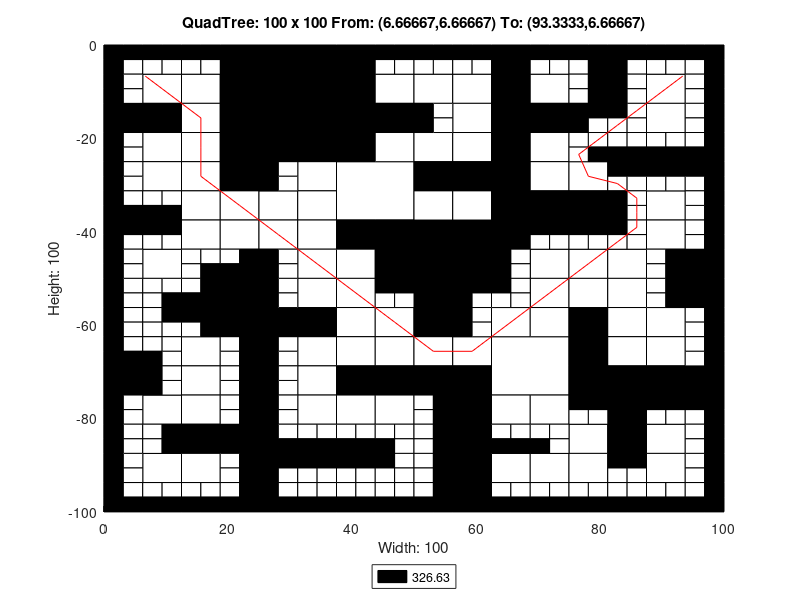

The MATLAB source for this figure:
axis([0 100 -100 0]);
title('QuadTree: 100 x 100 From: (6.66667,6.66667) To: (93.3333,6.66667)');
xlabel('Width: 100');
ylabel('Height: 100');
rectangle('Position',[25 -12.5 12.5 12.5], 'FaceColor',[0 0 0]);
rectangle('Position',[25 -25 12.5 12.5], 'FaceColor',[0 0 0]);
rectangle('Position',[37.5 -37.5 12.5 12.5], 'FaceColor',[1 1 1]);
rectangle('Position',[50 -50 12.5 12.5], 'FaceColor',[0 0 0]);
rectangle('Position',[62.5 -75 12.5 12.5], 'FaceColor',[1 1 1]);
rectangle('Position',[6.25 -12.5 6.25 6.25], 'FaceColor',[1 1 1]);
rectangle('Position',[18.75 -6.25 6.25 6.25], 'FaceColor',[0 0 0]);
rectangle('Position',[12.5 -12.5 6.25 6.25], 'FaceColor',[1 1 1]);
rectangle('Position',[18.75 -12.5 6.25 6.25], 'FaceColor',[0 0 0]);
rectangle('Position',[0 -18.75 6.25 6.25], 'FaceColor',[0 0 0]);
rectangle('Position',[6.25 -18.75 6.25 6.25], 'FaceColor',[0 0 0]);
rectangle('Position',[6.25 -25 6.25 6.25], 'FaceColor',[1 1 1]);
rectangle('Position',[12.5 -18.75 6.25 6.25], 'FaceColor',[1 1 1]);
rectangle('Position',[18.75 -18.75 6.25 6.25], 'FaceColor',[0 0 0]);
rectangle('Position',[12.5 -25 6.25 6.25], 'FaceColor',[1 1 1]);
rectangle('Position',[18.75 -25 6.25 6.25], 'FaceColor',[0 0 0]);
rectangle('Position',[37.5 -6.25 6.25 6.25], 'FaceColor',[0 0 0]);
rectangle('Position',[37.5 -12.5 6.25 6.25], 'FaceColor',[0 0 0]);
rectangle('Position',[43.75 -12.5 6.25 6.25], 'FaceColor',[1 1 1]);
rectangle('Position',[37.5 -18.75 6.25 6.25], 'FaceColor',[0 0 0]);
rectangle('Position',[43.75 -18.75 6.25 6.25], 'FaceColor',[0 0 0]);
rectangle('Position',[37.5 -25 6.25 6.25], 'FaceColor',[0 0 0]);
rectangle('Position',[43.75 -25 6.25 6.25], 'FaceColor',[1 1 1]);
rectangle('Position',[6.25 -31.25 6.25 6.25], 'FaceColor',[1 1 1]);
rectangle('Position',[12.5 -31.25 6.25 6.25], 'FaceColor',[1 1 1]);
rectangle('Position',[18.75 -31.25 6.25 6.25], 'FaceColor',[0 0 0]);
rectangle('Position',[12.5 -37.5 6.25 6.25], 'FaceColor',[1 1 1]);
rectangle('Position',[18.75 -37.5 6.25 6.25], 'FaceColor',[1 1 1]);
rectangle('Position',[6.25 -50 6.25 6.25], 'FaceColor',[1 1 1]);
rectangle('Position',[12.5 -43.75 6.25 6.25], 'FaceColor',[1 1 1]);
rectangle('Position',[18.75 -43.75 6.25 6.25], 'FaceColor',[1 1 1]);
rectangle('Position',[31.25 -31.25 6.25 6.25], 'FaceColor',[1 1 1]);
rectangle('Position',[25 -37.5 6.25 6.25], 'FaceColor',[1 1 1]);
rectangle('Position',[31.25 -37.5 6.25 6.25], 'FaceColor',[1 1 1]);
rectangle('Position',[25 -43.75 6.25 6.25], 'FaceColor',[1 1 1]);
rectangle('Position',[31.25 -43.75 6.25 6.25], 'FaceColor',[1 1 1]);
rectangle('Position',[31.25 -50 6.25 6.25], 'FaceColor',[1 1 1]);
rectangle('Position',[37.5 -43.75 6.25 6.25], 'FaceColor',[0 0 0]);
rectangle('Position',[43.75 -43.75 6.25 6.25], 'FaceColor',[0 0 0]);
rectangle('Position',[37.5 -50 6.25 6.25], 'FaceColor',[1 1 1]);
rectangle('Position',[43.75 -50 6.25 6.25], 'FaceColor',[0 0 0]);
rectangle('Position',[50 -12.5 6.25 6.25], 'FaceColor',[1 1 1]);
rectangle('Position',[56.25 -12.5 6.25 6.25], 'FaceColor',[1 1 1]);
rectangle('Position',[62.5 -6.25 6.25 6.25], 'FaceColor',[0 0 0]);
rectangle('Position',[62.5 -12.5 6.25 6.25], 'FaceColor',[0 0 0]);
rectangle('Position',[68.75 -12.5 6.25 6.25], 'FaceColor',[1 1 1]);
rectangle('Position',[56.25 -18.75 6.25 6.25], 'FaceColor',[1 1 1]);
rectangle('Position',[50 -25 6.25 6.25], 'FaceColor',[1 1 1]);
rectangle('Position',[56.25 -25 6.25 6.25], 'FaceColor',[1 1 1]);
rectangle('Position',[62.5 -18.75 6.25 6.25], 'FaceColor',[0 0 0]);
rectangle('Position',[68.75 -18.75 6.25 6.25], 'FaceColor',[0 0 0]);
rectangle('Position',[62.5 -25 6.25 6.25], 'FaceColor',[0 0 0]);
rectangle('Position',[68.75 -25 6.25 6.25], 'FaceColor',[1 1 1]);
rectangle('Position',[87.5 -12.5 6.25 6.25], 'FaceColor',[1 1 1]);
rectangle('Position',[87.5 -18.75 6.25 6.25], 'FaceColor',[1 1 1]);
rectangle('Position',[50 -31.25 6.25 6.25], 'FaceColor',[0 0 0]);
rectangle('Position',[56.25 -31.25 6.25 6.25], 'FaceColor',[0 0 0]);
rectangle('Position',[50 -37.5 6.25 6.25], 'FaceColor',[1 1 1]);
rectangle('Position',[56.25 -37.5 6.25 6.25], 'FaceColor',[1 1 1]);
rectangle('Position',[62.5 -31.25 6.25 6.25], 'FaceColor',[0 0 0]);
rectangle('Position',[68.75 -31.25 6.25 6.25], 'FaceColor',[1 1 1]);
rectangle('Position',[62.5 -37.5 6.25 6.25], 'FaceColor',[0 0 0]);
rectangle('Position',[68.75 -37.5 6.25 6.25], 'FaceColor',[0 0 0]);
rectangle('Position',[62.5 -43.75 6.25 6.25], 'FaceColor',[0 0 0]);
rectangle('Position',[68.75 -50 6.25 6.25], 'FaceColor',[1 1 1]);
rectangle('Position',[75 -31.25 6.25 6.25], 'FaceColor',[1 1 1]);
rectangle('Position',[75 -37.5 6.25 6.25], 'FaceColor',[0 0 0]);
rectangle('Position',[87.5 -37.5 6.25 6.25], 'FaceColor',[1 1 1]);
rectangle('Position',[75 -50 6.25 6.25], 'FaceColor',[1 1 1]);
rectangle('Position',[81.25 -50 6.25 6.25], 'FaceColor',[1 1 1]);
rectangle('Position',[87.5 -43.75 6.25 6.25], 'FaceColor',[1 1 1]);
rectangle('Position',[93.75 -50 6.25 6.25], 'FaceColor',[0 0 0]);
rectangle('Position',[18.75 -56.25 6.25 6.25], 'FaceColor',[0 0 0]);
rectangle('Position',[18.75 -62.5 6.25 6.25], 'FaceColor',[0 0 0]);
rectangle('Position',[0 -75 6.25 6.25], 'FaceColor',[0 0 0]);
rectangle('Position',[12.5 -68.75 6.25 6.25], 'FaceColor',[1 1 1]);
rectangle('Position',[12.5 -75 6.25 6.25], 'FaceColor',[1 1 1]);
rectangle('Position',[31.25 -56.25 6.25 6.25], 'FaceColor',[1 1 1]);
rectangle('Position',[25 -62.5 6.25 6.25], 'FaceColor',[0 0 0]);
rectangle('Position',[31.25 -62.5 6.25 6.25], 'FaceColor',[0 0 0]);
rectangle('Position',[37.5 -56.25 6.25 6.25], 'FaceColor',[1 1 1]);
rectangle('Position',[37.5 -62.5 6.25 6.25], 'FaceColor',[1 1 1]);
rectangle('Position',[43.75 -62.5 6.25 6.25], 'FaceColor',[1 1 1]);
rectangle('Position',[31.25 -68.75 6.25 6.25], 'FaceColor',[1 1 1]);
rectangle('Position',[31.25 -75 6.25 6.25], 'FaceColor',[1 1 1]);
rectangle('Position',[37.5 -68.75 6.25 6.25], 'FaceColor',[1 1 1]);
rectangle('Position',[43.75 -68.75 6.25 6.25], 'FaceColor',[1 1 1]);
rectangle('Position',[37.5 -75 6.25 6.25], 'FaceColor',[0 0 0]);
rectangle('Position',[43.75 -75 6.25 6.25], 'FaceColor',[0 0 0]);
rectangle('Position',[6.25 -81.25 6.25 6.25], 'FaceColor',[1 1 1]);
rectangle('Position',[12.5 -81.25 6.25 6.25], 'FaceColor',[1 1 1]);
rectangle('Position',[12.5 -87.5 6.25 6.25], 'FaceColor',[0 0 0]);
rectangle('Position',[18.75 -87.5 6.25 6.25], 'FaceColor',[0 0 0]);
rectangle('Position',[6.25 -93.75 6.25 6.25], 'FaceColor',[1 1 1]);
rectangle('Position',[12.5 -93.75 6.25 6.25], 'FaceColor',[1 1 1]);
rectangle('Position',[31.25 -81.25 6.25 6.25], 'FaceColor',[1 1 1]);
rectangle('Position',[37.5 -81.25 6.25 6.25], 'FaceColor',[1 1 1]);
rectangle('Position',[43.75 -81.25 6.25 6.25], 'FaceColor',[1 1 1]);
rectangle('Position',[50 -56.25 6.25 6.25], 'FaceColor',[0 0 0]);
rectangle('Position',[50 -62.5 6.25 6.25], 'FaceColor',[0 0 0]);
rectangle('Position',[68.75 -56.25 6.25 6.25], 'FaceColor',[1 1 1]);
rectangle('Position',[62.5 -62.5 6.25 6.25], 'FaceColor',[1 1 1]);
rectangle('Position',[68.75 -62.5 6.25 6.25], 'FaceColor',[1 1 1]);
rectangle('Position',[50 -68.75 6.25 6.25], 'FaceColor',[1 1 1]);
rectangle('Position',[56.25 -68.75 6.25 6.25], 'FaceColor',[1 1 1]);
rectangle('Position',[50 -75 6.25 6.25], 'FaceColor',[0 0 0]);
rectangle('Position',[56.25 -75 6.25 6.25], 'FaceColor',[0 0 0]);
rectangle('Position',[75 -56.25 6.25 6.25], 'FaceColor',[1 1 1]);
rectangle('Position',[81.25 -56.25 6.25 6.25], 'FaceColor',[1 1 1]);
rectangle('Position',[75 -62.5 6.25 6.25], 'FaceColor',[0 0 0]);
rectangle('Position',[81.25 -62.5 6.25 6.25], 'FaceColor',[1 1 1]);
rectangle('Position',[93.75 -56.25 6.25 6.25], 'FaceColor',[0 0 0]);
rectangle('Position',[87.5 -62.5 6.25 6.25], 'FaceColor',[1 1 1]);
rectangle('Position',[75 -68.75 6.25 6.25], 'FaceColor',[0 0 0]);
rectangle('Position',[81.25 -68.75 6.25 6.25], 'FaceColor',[1 1 1]);
rectangle('Position',[75 -75 6.25 6.25], 'FaceColor',[0 0 0]);
rectangle('Position',[81.25 -75 6.25 6.25], 'FaceColor',[0 0 0]);
rectangle('Position',[87.5 -68.75 6.25 6.25], 'FaceColor',[1 1 1]);
rectangle('Position',[87.5 -75 6.25 6.25], 'FaceColor',[0 0 0]);
rectangle('Position',[93.75 -75 6.25 6.25], 'FaceColor',[0 0 0]);
rectangle('Position',[56.25 -81.25 6.25 6.25], 'FaceColor',[0 0 0]);
rectangle('Position',[56.25 -87.5 6.25 6.25], 'FaceColor',[0 0 0]);
rectangle('Position',[62.5 -81.25 6.25 6.25], 'FaceColor',[1 1 1]);
rectangle('Position',[68.75 -81.25 6.25 6.25], 'FaceColor',[1 1 1]);
rectangle('Position',[56.25 -93.75 6.25 6.25], 'FaceColor',[0 0 0]);
rectangle('Position',[56.25 -100 6.25 6.25], 'FaceColor',[0 0 0]);
rectangle('Position',[62.5 -93.75 6.25 6.25], 'FaceColor',[1 1 1]);
rectangle('Position',[68.75 -93.75 6.25 6.25], 'FaceColor',[1 1 1]);
rectangle('Position',[81.25 -81.25 6.25 6.25], 'FaceColor',[0 0 0]);
rectangle('Position',[75 -87.5 6.25 6.25], 'FaceColor',[1 1 1]);
rectangle('Position',[81.25 -87.5 6.25 6.25], 'FaceColor',[0 0 0]);
rectangle('Position',[87.5 -87.5 6.25 6.25], 'FaceColor',[1 1 1]);
rectangle('Position',[75 -93.75 6.25 6.25], 'FaceColor',[1 1 1]);
rectangle('Position',[87.5 -93.75 6.25 6.25], 'FaceColor',[1 1 1]);
rectangle('Position',[0 -3.125 3.125 3.125], 'FaceColor',[0 0 0]);
rectangle('Position',[3.125 -3.125 3.125 3.125], 'FaceColor',[0 0 0]);
rectangle('Position',[0 -6.25 3.125 3.125], 'FaceColor',[0 0 0]);
rectangle('Position',[3.125 -6.25 3.125 3.125], 'FaceColor',[1 1 1]);
rectangle('Position',[6.25 -3.125 3.125 3.125], 'FaceColor',[0 0 0]);
rectangle('Position',[9.375 -3.125 3.125 3.125], 'FaceColor',[0 0 0]);
rectangle('Position',[6.25 -6.25 3.125 3.125], 'FaceColor',[1 1 1]);
rectangle('Position',[9.375 -6.25 3.125 3.125], 'FaceColor',[1 1 1]);
rectangle('Position',[0 -9.375 3.125 3.125], 'FaceColor',[0 0 0]);
rectangle('Position',[3.125 -9.375 3.125 3.125], 'FaceColor',[1 1 1]);
rectangle('Position',[0 -12.5 3.125 3.125], 'FaceColor',[0 0 0]);
rectangle('Position',[3.125 -12.5 3.125 3.125], 'FaceColor',[1 1 1]);
rectangle('Position',[12.5 -3.125 3.125 3.125], 'FaceColor',[0 0 0]);
rectangle('Position',[15.625 -3.125 3.125 3.125], 'FaceColor',[0 0 0]);
rectangle('Position',[12.5 -6.25 3.125 3.125], 'FaceColor',[1 1 1]);
rectangle('Position',[15.625 -6.25 3.125 3.125], 'FaceColor',[1 1 1]);
rectangle('Position',[0 -21.875 3.125 3.125], 'FaceColor',[0 0 0]);
rectangle('Position',[3.125 -21.875 3.125 3.125], 'FaceColor',[1 1 1]);
rectangle('Position',[0 -25 3.125 3.125], 'FaceColor',[0 0 0]);
rectangle('Position',[3.125 -25 3.125 3.125], 'FaceColor',[1 1 1]);
rectangle('Position',[43.75 -3.125 3.125 3.125], 'FaceColor',[0 0 0]);
rectangle('Position',[46.875 -3.125 3.125 3.125], 'FaceColor',[0 0 0]);
rectangle('Position',[43.75 -6.25 3.125 3.125], 'FaceColor',[1 1 1]);
rectangle('Position',[46.875 -6.25 3.125 3.125], 'FaceColor',[1 1 1]);
rectangle('Position',[0 -28.125 3.125 3.125], 'FaceColor',[0 0 0]);
rectangle('Position',[3.125 -28.125 3.125 3.125], 'FaceColor',[1 1 1]);
rectangle('Position',[0 -31.25 3.125 3.125], 'FaceColor',[0 0 0]);
rectangle('Position',[3.125 -31.25 3.125 3.125], 'FaceColor',[1 1 1]);
rectangle('Position',[0 -34.375 3.125 3.125], 'FaceColor',[0 0 0]);
rectangle('Position',[3.125 -34.375 3.125 3.125], 'FaceColor',[1 1 1]);
rectangle('Position',[0 -37.5 3.125 3.125], 'FaceColor',[0 0 0]);
rectangle('Position',[3.125 -37.5 3.125 3.125], 'FaceColor',[0 0 0]);
rectangle('Position',[6.25 -34.375 3.125 3.125], 'FaceColor',[1 1 1]);
rectangle('Position',[9.375 -34.375 3.125 3.125], 'FaceColor',[1 1 1]);
rectangle('Position',[6.25 -37.5 3.125 3.125], 'FaceColor',[0 0 0]);
rectangle('Position',[9.375 -37.5 3.125 3.125], 'FaceColor',[0 0 0]);
rectangle('Position',[0 -40.625 3.125 3.125], 'FaceColor',[0 0 0]);
rectangle('Position',[3.125 -40.625 3.125 3.125], 'FaceColor',[0 0 0]);
rectangle('Position',[0 -43.75 3.125 3.125], 'FaceColor',[0 0 0]);
rectangle('Position',[3.125 -43.75 3.125 3.125], 'FaceColor',[1 1 1]);
rectangle('Position',[6.25 -40.625 3.125 3.125], 'FaceColor',[0 0 0]);
rectangle('Position',[9.375 -40.625 3.125 3.125], 'FaceColor',[0 0 0]);
rectangle('Position',[6.25 -43.75 3.125 3.125], 'FaceColor',[1 1 1]);
rectangle('Position',[9.375 -43.75 3.125 3.125], 'FaceColor',[1 1 1]);
rectangle('Position',[0 -46.875 3.125 3.125], 'FaceColor',[0 0 0]);
rectangle('Position',[3.125 -46.875 3.125 3.125], 'FaceColor',[1 1 1]);
rectangle('Position',[0 -50 3.125 3.125], 'FaceColor',[0 0 0]);
rectangle('Position',[3.125 -50 3.125 3.125], 'FaceColor',[1 1 1]);
rectangle('Position',[12.5 -46.875 3.125 3.125], 'FaceColor',[1 1 1]);
rectangle('Position',[15.625 -46.875 3.125 3.125], 'FaceColor',[1 1 1]);
rectangle('Position',[12.5 -50 3.125 3.125], 'FaceColor',[1 1 1]);
rectangle('Position',[15.625 -50 3.125 3.125], 'FaceColor',[0 0 0]);
rectangle('Position',[18.75 -46.875 3.125 3.125], 'FaceColor',[1 1 1]);
rectangle('Position',[21.875 -46.875 3.125 3.125], 'FaceColor',[0 0 0]);
rectangle('Position',[18.75 -50 3.125 3.125], 'FaceColor',[0 0 0]);
rectangle('Position',[21.875 -50 3.125 3.125], 'FaceColor',[0 0 0]);
rectangle('Position',[25 -28.125 3.125 3.125], 'FaceColor',[0 0 0]);
rectangle('Position',[28.125 -28.125 3.125 3.125], 'FaceColor',[1 1 1]);
rectangle('Position',[25 -31.25 3.125 3.125], 'FaceColor',[0 0 0]);
rectangle('Position',[28.125 -31.25 3.125 3.125], 'FaceColor',[1 1 1]);
rectangle('Position',[25 -46.875 3.125 3.125], 'FaceColor',[0 0 0]);
rectangle('Position',[28.125 -46.875 3.125 3.125], 'FaceColor',[1 1 1]);
rectangle('Position',[25 -50 3.125 3.125], 'FaceColor',[0 0 0]);
rectangle('Position',[28.125 -50 3.125 3.125], 'FaceColor',[1 1 1]);
rectangle('Position',[50 -3.125 3.125 3.125], 'FaceColor',[0 0 0]);
rectangle('Position',[53.125 -3.125 3.125 3.125], 'FaceColor',[0 0 0]);
rectangle('Position',[50 -6.25 3.125 3.125], 'FaceColor',[1 1 1]);
rectangle('Position',[53.125 -6.25 3.125 3.125], 'FaceColor',[1 1 1]);
rectangle('Position',[56.25 -3.125 3.125 3.125], 'FaceColor',[0 0 0]);
rectangle('Position',[59.375 -3.125 3.125 3.125], 'FaceColor',[0 0 0]);
rectangle('Position',[56.25 -6.25 3.125 3.125], 'FaceColor',[1 1 1]);
rectangle('Position',[59.375 -6.25 3.125 3.125], 'FaceColor',[1 1 1]);
rectangle('Position',[68.75 -3.125 3.125 3.125], 'FaceColor',[0 0 0]);
rectangle('Position',[71.875 -3.125 3.125 3.125], 'FaceColor',[0 0 0]);
rectangle('Position',[68.75 -6.25 3.125 3.125], 'FaceColor',[1 1 1]);
rectangle('Position',[71.875 -6.25 3.125 3.125], 'FaceColor',[1 1 1]);
rectangle('Position',[50 -15.625 3.125 3.125], 'FaceColor',[0 0 0]);
rectangle('Position',[53.125 -15.625 3.125 3.125], 'FaceColor',[1 1 1]);
rectangle('Position',[50 -18.75 3.125 3.125], 'FaceColor',[0 0 0]);
rectangle('Position',[53.125 -18.75 3.125 3.125], 'FaceColor',[1 1 1]);
rectangle('Position',[75 -3.125 3.125 3.125], 'FaceColor',[0 0 0]);
rectangle('Position',[78.125 -3.125 3.125 3.125], 'FaceColor',[0 0 0]);
rectangle('Position',[75 -6.25 3.125 3.125], 'FaceColor',[1 1 1]);
rectangle('Position',[78.125 -6.25 3.125 3.125], 'FaceColor',[0 0 0]);
rectangle('Position',[81.25 -3.125 3.125 3.125], 'FaceColor',[0 0 0]);
rectangle('Position',[84.375 -3.125 3.125 3.125], 'FaceColor',[0 0 0]);
rectangle('Position',[81.25 -6.25 3.125 3.125], 'FaceColor',[0 0 0]);
rectangle('Position',[84.375 -6.25 3.125 3.125], 'FaceColor',[1 1 1]);
rectangle('Position',[75 -9.375 3.125 3.125], 'FaceColor',[1 1 1]);
rectangle('Position',[78.125 -9.375 3.125 3.125], 'FaceColor',[0 0 0]);
rectangle('Position',[75 -12.5 3.125 3.125], 'FaceColor',[1 1 1]);
rectangle('Position',[78.125 -12.5 3.125 3.125], 'FaceColor',[0 0 0]);
rectangle('Position',[81.25 -9.375 3.125 3.125], 'FaceColor',[0 0 0]);
rectangle('Position',[84.375 -9.375 3.125 3.125], 'FaceColor',[1 1 1]);
rectangle('Position',[81.25 -12.5 3.125 3.125], 'FaceColor',[0 0 0]);
rectangle('Position',[84.375 -12.5 3.125 3.125], 'FaceColor',[1 1 1]);
rectangle('Position',[87.5 -3.125 3.125 3.125], 'FaceColor',[0 0 0]);
rectangle('Position',[90.625 -3.125 3.125 3.125], 'FaceColor',[0 0 0]);
rectangle('Position',[87.5 -6.25 3.125 3.125], 'FaceColor',[1 1 1]);
rectangle('Position',[90.625 -6.25 3.125 3.125], 'FaceColor',[1 1 1]);
rectangle('Position',[93.75 -3.125 3.125 3.125], 'FaceColor',[0 0 0]);
rectangle('Position',[96.875 -3.125 3.125 3.125], 'FaceColor',[0 0 0]);
rectangle('Position',[93.75 -6.25 3.125 3.125], 'FaceColor',[1 1 1]);
rectangle('Position',[96.875 -6.25 3.125 3.125], 'FaceColor',[0 0 0]);
rectangle('Position',[93.75 -9.375 3.125 3.125], 'FaceColor',[1 1 1]);
rectangle('Position',[96.875 -9.375 3.125 3.125], 'FaceColor',[0 0 0]);
rectangle('Position',[93.75 -12.5 3.125 3.125], 'FaceColor',[1 1 1]);
rectangle('Position',[96.875 -12.5 3.125 3.125], 'FaceColor',[0 0 0]);
rectangle('Position',[75 -15.625 3.125 3.125], 'FaceColor',[0 0 0]);
rectangle('Position',[78.125 -15.625 3.125 3.125], 'FaceColor',[0 0 0]);
rectangle('Position',[75 -18.75 3.125 3.125], 'FaceColor',[0 0 0]);
rectangle('Position',[78.125 -18.75 3.125 3.125], 'FaceColor',[1 1 1]);
rectangle('Position',[81.25 -15.625 3.125 3.125], 'FaceColor',[0 0 0]);
rectangle('Position',[84.375 -15.625 3.125 3.125], 'FaceColor',[1 1 1]);
rectangle('Position',[81.25 -18.75 3.125 3.125], 'FaceColor',[1 1 1]);
rectangle('Position',[84.375 -18.75 3.125 3.125], 'FaceColor',[1 1 1]);
rectangle('Position',[75 -21.875 3.125 3.125], 'FaceColor',[1 1 1]);
rectangle('Position',[78.125 -21.875 3.125 3.125], 'FaceColor',[1 1 1]);
rectangle('Position',[75 -25 3.125 3.125], 'FaceColor',[1 1 1]);
rectangle('Position',[78.125 -25 3.125 3.125], 'FaceColor',[0 0 0]);
rectangle('Position',[81.25 -21.875 3.125 3.125], 'FaceColor',[1 1 1]);
rectangle('Position',[84.375 -21.875 3.125 3.125], 'FaceColor',[1 1 1]);
rectangle('Position',[81.25 -25 3.125 3.125], 'FaceColor',[0 0 0]);
rectangle('Position',[84.375 -25 3.125 3.125], 'FaceColor',[0 0 0]);
rectangle('Position',[93.75 -15.625 3.125 3.125], 'FaceColor',[1 1 1]);
rectangle('Position',[96.875 -15.625 3.125 3.125], 'FaceColor',[0 0 0]);
rectangle('Position',[93.75 -18.75 3.125 3.125], 'FaceColor',[1 1 1]);
rectangle('Position',[96.875 -18.75 3.125 3.125], 'FaceColor',[0 0 0]);
rectangle('Position',[87.5 -21.875 3.125 3.125], 'FaceColor',[1 1 1]);
rectangle('Position',[90.625 -21.875 3.125 3.125], 'FaceColor',[1 1 1]);
rectangle('Position',[87.5 -25 3.125 3.125], 'FaceColor',[0 0 0]);
rectangle('Position',[90.625 -25 3.125 3.125], 'FaceColor',[0 0 0]);
rectangle('Position',[93.75 -21.875 3.125 3.125], 'FaceColor',[1 1 1]);
rectangle('Position',[96.875 -21.875 3.125 3.125], 'FaceColor',[0 0 0]);
rectangle('Position',[93.75 -25 3.125 3.125], 'FaceColor',[0 0 0]);
rectangle('Position',[96.875 -25 3.125 3.125], 'FaceColor',[0 0 0]);
rectangle('Position',[68.75 -40.625 3.125 3.125], 'FaceColor',[0 0 0]);
rectangle('Position',[71.875 -40.625 3.125 3.125], 'FaceColor',[0 0 0]);
rectangle('Position',[68.75 -43.75 3.125 3.125], 'FaceColor',[1 1 1]);
rectangle('Position',[71.875 -43.75 3.125 3.125], 'FaceColor',[1 1 1]);
rectangle('Position',[62.5 -46.875 3.125 3.125], 'FaceColor',[0 0 0]);
rectangle('Position',[65.625 -46.875 3.125 3.125], 'FaceColor',[1 1 1]);
rectangle('Position',[62.5 -50 3.125 3.125], 'FaceColor',[0 0 0]);
rectangle('Position',[65.625 -50 3.125 3.125], 'FaceColor',[1 1 1]);
rectangle('Position',[81.25 -28.125 3.125 3.125], 'FaceColor',[0 0 0]);
rectangle('Position',[84.375 -28.125 3.125 3.125], 'FaceColor',[0 0 0]);
rectangle('Position',[81.25 -31.25 3.125 3.125], 'FaceColor',[1 1 1]);
rectangle('Position',[84.375 -31.25 3.125 3.125], 'FaceColor',[1 1 1]);
rectangle('Position',[81.25 -34.375 3.125 3.125], 'FaceColor',[0 0 0]);
rectangle('Position',[84.375 -34.375 3.125 3.125], 'FaceColor',[1 1 1]);
rectangle('Position',[81.25 -37.5 3.125 3.125], 'FaceColor',[0 0 0]);
rectangle('Position',[84.375 -37.5 3.125 3.125], 'FaceColor',[1 1 1]);
rectangle('Position',[87.5 -28.125 3.125 3.125], 'FaceColor',[0 0 0]);
rectangle('Position',[90.625 -28.125 3.125 3.125], 'FaceColor',[0 0 0]);
rectangle('Position',[87.5 -31.25 3.125 3.125], 'FaceColor',[1 1 1]);
rectangle('Position',[90.625 -31.25 3.125 3.125], 'FaceColor',[1 1 1]);
rectangle('Position',[93.75 -28.125 3.125 3.125], 'FaceColor',[0 0 0]);
rectangle('Position',[96.875 -28.125 3.125 3.125], 'FaceColor',[0 0 0]);
rectangle('Position',[93.75 -31.25 3.125 3.125], 'FaceColor',[1 1 1]);
rectangle('Position',[96.875 -31.25 3.125 3.125], 'FaceColor',[0 0 0]);
rectangle('Position',[93.75 -34.375 3.125 3.125], 'FaceColor',[1 1 1]);
rectangle('Position',[96.875 -34.375 3.125 3.125], 'FaceColor',[0 0 0]);
rectangle('Position',[93.75 -37.5 3.125 3.125], 'FaceColor',[1 1 1]);
rectangle('Position',[96.875 -37.5 3.125 3.125], 'FaceColor',[0 0 0]);
rectangle('Position',[75 -40.625 3.125 3.125], 'FaceColor',[0 0 0]);
rectangle('Position',[78.125 -40.625 3.125 3.125], 'FaceColor',[0 0 0]);
rectangle('Position',[75 -43.75 3.125 3.125], 'FaceColor',[1 1 1]);
rectangle('Position',[78.125 -43.75 3.125 3.125], 'FaceColor',[1 1 1]);
rectangle('Position',[81.25 -40.625 3.125 3.125], 'FaceColor',[0 0 0]);
rectangle('Position',[84.375 -40.625 3.125 3.125], 'FaceColor',[1 1 1]);
rectangle('Position',[81.25 -43.75 3.125 3.125], 'FaceColor',[1 1 1]);
rectangle('Position',[84.375 -43.75 3.125 3.125], 'FaceColor',[1 1 1]);
rectangle('Position',[93.75 -40.625 3.125 3.125], 'FaceColor',[1 1 1]);
rectangle('Position',[96.875 -40.625 3.125 3.125], 'FaceColor',[0 0 0]);
rectangle('Position',[93.75 -43.75 3.125 3.125], 'FaceColor',[1 1 1]);
rectangle('Position',[96.875 -43.75 3.125 3.125], 'FaceColor',[0 0 0]);
rectangle('Position',[87.5 -46.875 3.125 3.125], 'FaceColor',[1 1 1]);
rectangle('Position',[90.625 -46.875 3.125 3.125], 'FaceColor',[0 0 0]);
rectangle('Position',[87.5 -50 3.125 3.125], 'FaceColor',[1 1 1]);
rectangle('Position',[90.625 -50 3.125 3.125], 'FaceColor',[0 0 0]);
rectangle('Position',[0 -53.125 3.125 3.125], 'FaceColor',[0 0 0]);
rectangle('Position',[3.125 -53.125 3.125 3.125], 'FaceColor',[1 1 1]);
rectangle('Position',[0 -56.25 3.125 3.125], 'FaceColor',[0 0 0]);
rectangle('Position',[3.125 -56.25 3.125 3.125], 'FaceColor',[1 1 1]);
rectangle('Position',[6.25 -53.125 3.125 3.125], 'FaceColor',[1 1 1]);
rectangle('Position',[9.375 -53.125 3.125 3.125], 'FaceColor',[1 1 1]);
rectangle('Position',[6.25 -56.25 3.125 3.125], 'FaceColor',[1 1 1]);
rectangle('Position',[9.375 -56.25 3.125 3.125], 'FaceColor',[0 0 0]);
rectangle('Position',[0 -59.375 3.125 3.125], 'FaceColor',[0 0 0]);
rectangle('Position',[3.125 -59.375 3.125 3.125], 'FaceColor',[1 1 1]);
rectangle('Position',[0 -62.5 3.125 3.125], 'FaceColor',[0 0 0]);
rectangle('Position',[3.125 -62.5 3.125 3.125], 'FaceColor',[1 1 1]);
rectangle('Position',[6.25 -59.375 3.125 3.125], 'FaceColor',[1 1 1]);
rectangle('Position',[9.375 -59.375 3.125 3.125], 'FaceColor',[0 0 0]);
rectangle('Position',[6.25 -62.5 3.125 3.125], 'FaceColor',[1 1 1]);
rectangle('Position',[9.375 -62.5 3.125 3.125], 'FaceColor',[1 1 1]);
rectangle('Position',[12.5 -53.125 3.125 3.125], 'FaceColor',[1 1 1]);
rectangle('Position',[15.625 -53.125 3.125 3.125], 'FaceColor',[0 0 0]);
rectangle('Position',[12.5 -56.25 3.125 3.125], 'FaceColor',[0 0 0]);
rectangle('Position',[15.625 -56.25 3.125 3.125], 'FaceColor',[0 0 0]);
rectangle('Position',[12.5 -59.375 3.125 3.125], 'FaceColor',[0 0 0]);
rectangle('Position',[15.625 -59.375 3.125 3.125], 'FaceColor',[0 0 0]);
rectangle('Position',[12.5 -62.5 3.125 3.125], 'FaceColor',[1 1 1]);
rectangle('Position',[15.625 -62.5 3.125 3.125], 'FaceColor',[0 0 0]);
rectangle('Position',[0 -65.625 3.125 3.125], 'FaceColor',[0 0 0]);
rectangle('Position',[3.125 -65.625 3.125 3.125], 'FaceColor',[1 1 1]);
rectangle('Position',[0 -68.75 3.125 3.125], 'FaceColor',[0 0 0]);
rectangle('Position',[3.125 -68.75 3.125 3.125], 'FaceColor',[0 0 0]);
rectangle('Position',[6.25 -65.625 3.125 3.125], 'FaceColor',[1 1 1]);
rectangle('Position',[9.375 -65.625 3.125 3.125], 'FaceColor',[1 1 1]);
rectangle('Position',[6.25 -68.75 3.125 3.125], 'FaceColor',[0 0 0]);
rectangle('Position',[9.375 -68.75 3.125 3.125], 'FaceColor',[1 1 1]);
rectangle('Position',[6.25 -71.875 3.125 3.125], 'FaceColor',[0 0 0]);
rectangle('Position',[9.375 -71.875 3.125 3.125], 'FaceColor',[1 1 1]);
rectangle('Position',[6.25 -75 3.125 3.125], 'FaceColor',[0 0 0]);
rectangle('Position',[9.375 -75 3.125 3.125], 'FaceColor',[1 1 1]);
rectangle('Position',[18.75 -65.625 3.125 3.125], 'FaceColor',[1 1 1]);
rectangle('Position',[21.875 -65.625 3.125 3.125], 'FaceColor',[0 0 0]);
rectangle('Position',[18.75 -68.75 3.125 3.125], 'FaceColor',[1 1 1]);
rectangle('Position',[21.875 -68.75 3.125 3.125], 'FaceColor',[0 0 0]);
rectangle('Position',[18.75 -71.875 3.125 3.125], 'FaceColor',[1 1 1]);
rectangle('Position',[21.875 -71.875 3.125 3.125], 'FaceColor',[0 0 0]);
rectangle('Position',[18.75 -75 3.125 3.125], 'FaceColor',[1 1 1]);
rectangle('Position',[21.875 -75 3.125 3.125], 'FaceColor',[0 0 0]);
rectangle('Position',[25 -53.125 3.125 3.125], 'FaceColor',[0 0 0]);
rectangle('Position',[28.125 -53.125 3.125 3.125], 'FaceColor',[1 1 1]);
rectangle('Position',[25 -56.25 3.125 3.125], 'FaceColor',[0 0 0]);
rectangle('Position',[28.125 -56.25 3.125 3.125], 'FaceColor',[1 1 1]);
rectangle('Position',[43.75 -53.125 3.125 3.125], 'FaceColor',[0 0 0]);
rectangle('Position',[46.875 -53.125 3.125 3.125], 'FaceColor',[0 0 0]);
rectangle('Position',[43.75 -56.25 3.125 3.125], 'FaceColor',[1 1 1]);
rectangle('Position',[46.875 -56.25 3.125 3.125], 'FaceColor',[1 1 1]);
rectangle('Position',[25 -65.625 3.125 3.125], 'FaceColor',[0 0 0]);
rectangle('Position',[28.125 -65.625 3.125 3.125], 'FaceColor',[1 1 1]);
rectangle('Position',[25 -68.75 3.125 3.125], 'FaceColor',[0 0 0]);
rectangle('Position',[28.125 -68.75 3.125 3.125], 'FaceColor',[1 1 1]);
rectangle('Position',[25 -71.875 3.125 3.125], 'FaceColor',[0 0 0]);
rectangle('Position',[28.125 -71.875 3.125 3.125], 'FaceColor',[1 1 1]);
rectangle('Position',[25 -75 3.125 3.125], 'FaceColor',[0 0 0]);
rectangle('Position',[28.125 -75 3.125 3.125], 'FaceColor',[1 1 1]);
rectangle('Position',[0 -78.125 3.125 3.125], 'FaceColor',[0 0 0]);
rectangle('Position',[3.125 -78.125 3.125 3.125], 'FaceColor',[1 1 1]);
rectangle('Position',[0 -81.25 3.125 3.125], 'FaceColor',[0 0 0]);
rectangle('Position',[3.125 -81.25 3.125 3.125], 'FaceColor',[1 1 1]);
rectangle('Position',[0 -84.375 3.125 3.125], 'FaceColor',[0 0 0]);
rectangle('Position',[3.125 -84.375 3.125 3.125], 'FaceColor',[1 1 1]);
rectangle('Position',[0 -87.5 3.125 3.125], 'FaceColor',[0 0 0]);
rectangle('Position',[3.125 -87.5 3.125 3.125], 'FaceColor',[1 1 1]);
rectangle('Position',[6.25 -84.375 3.125 3.125], 'FaceColor',[1 1 1]);
rectangle('Position',[9.375 -84.375 3.125 3.125], 'FaceColor',[0 0 0]);
rectangle('Position',[6.25 -87.5 3.125 3.125], 'FaceColor',[1 1 1]);
rectangle('Position',[9.375 -87.5 3.125 3.125], 'FaceColor',[0 0 0]);
rectangle('Position',[18.75 -78.125 3.125 3.125], 'FaceColor',[1 1 1]);
rectangle('Position',[21.875 -78.125 3.125 3.125], 'FaceColor',[0 0 0]);
rectangle('Position',[18.75 -81.25 3.125 3.125], 'FaceColor',[1 1 1]);
rectangle('Position',[21.875 -81.25 3.125 3.125], 'FaceColor',[0 0 0]);
rectangle('Position',[0 -90.625 3.125 3.125], 'FaceColor',[0 0 0]);
rectangle('Position',[3.125 -90.625 3.125 3.125], 'FaceColor',[1 1 1]);
rectangle('Position',[0 -93.75 3.125 3.125], 'FaceColor',[0 0 0]);
rectangle('Position',[3.125 -93.75 3.125 3.125], 'FaceColor',[1 1 1]);
rectangle('Position',[0 -96.875 3.125 3.125], 'FaceColor',[0 0 0]);
rectangle('Position',[3.125 -96.875 3.125 3.125], 'FaceColor',[1 1 1]);
rectangle('Position',[0 -100 3.125 3.125], 'FaceColor',[0 0 0]);
rectangle('Position',[3.125 -100 3.125 3.125], 'FaceColor',[0 0 0]);
rectangle('Position',[6.25 -96.875 3.125 3.125], 'FaceColor',[1 1 1]);
rectangle('Position',[9.375 -96.875 3.125 3.125], 'FaceColor',[1 1 1]);
rectangle('Position',[6.25 -100 3.125 3.125], 'FaceColor',[0 0 0]);
rectangle('Position',[9.375 -100 3.125 3.125], 'FaceColor',[0 0 0]);
rectangle('Position',[18.75 -90.625 3.125 3.125], 'FaceColor',[1 1 1]);
rectangle('Position',[21.875 -90.625 3.125 3.125], 'FaceColor',[0 0 0]);
rectangle('Position',[18.75 -93.75 3.125 3.125], 'FaceColor',[1 1 1]);
rectangle('Position',[21.875 -93.75 3.125 3.125], 'FaceColor',[0 0 0]);
rectangle('Position',[12.5 -96.875 3.125 3.125], 'FaceColor',[1 1 1]);
rectangle('Position',[15.625 -96.875 3.125 3.125], 'FaceColor',[1 1 1]);
rectangle('Position',[12.5 -100 3.125 3.125], 'FaceColor',[0 0 0]);
rectangle('Position',[15.625 -100 3.125 3.125], 'FaceColor',[0 0 0]);
rectangle('Position',[18.75 -96.875 3.125 3.125], 'FaceColor',[1 1 1]);
rectangle('Position',[21.875 -96.875 3.125 3.125], 'FaceColor',[0 0 0]);
rectangle('Position',[18.75 -100 3.125 3.125], 'FaceColor',[0 0 0]);
rectangle('Position',[21.875 -100 3.125 3.125], 'FaceColor',[0 0 0]);
rectangle('Position',[25 -78.125 3.125 3.125], 'FaceColor',[0 0 0]);
rectangle('Position',[28.125 -78.125 3.125 3.125], 'FaceColor',[1 1 1]);
rectangle('Position',[25 -81.25 3.125 3.125], 'FaceColor',[0 0 0]);
rectangle('Position',[28.125 -81.25 3.125 3.125], 'FaceColor',[1 1 1]);
rectangle('Position',[25 -84.375 3.125 3.125], 'FaceColor',[0 0 0]);
rectangle('Position',[28.125 -84.375 3.125 3.125], 'FaceColor',[1 1 1]);
rectangle('Position',[25 -87.5 3.125 3.125], 'FaceColor',[0 0 0]);
rectangle('Position',[28.125 -87.5 3.125 3.125], 'FaceColor',[0 0 0]);
rectangle('Position',[31.25 -84.375 3.125 3.125], 'FaceColor',[1 1 1]);
rectangle('Position',[34.375 -84.375 3.125 3.125], 'FaceColor',[1 1 1]);
rectangle('Position',[31.25 -87.5 3.125 3.125], 'FaceColor',[0 0 0]);
rectangle('Position',[34.375 -87.5 3.125 3.125], 'FaceColor',[0 0 0]);
rectangle('Position',[37.5 -84.375 3.125 3.125], 'FaceColor',[1 1 1]);
rectangle('Position',[40.625 -84.375 3.125 3.125], 'FaceColor',[1 1 1]);
rectangle('Position',[37.5 -87.5 3.125 3.125], 'FaceColor',[0 0 0]);
rectangle('Position',[40.625 -87.5 3.125 3.125], 'FaceColor',[0 0 0]);
rectangle('Position',[43.75 -84.375 3.125 3.125], 'FaceColor',[1 1 1]);
rectangle('Position',[46.875 -84.375 3.125 3.125], 'FaceColor',[1 1 1]);
rectangle('Position',[43.75 -87.5 3.125 3.125], 'FaceColor',[0 0 0]);
rectangle('Position',[46.875 -87.5 3.125 3.125], 'FaceColor',[1 1 1]);
rectangle('Position',[25 -90.625 3.125 3.125], 'FaceColor',[0 0 0]);
rectangle('Position',[28.125 -90.625 3.125 3.125], 'FaceColor',[0 0 0]);
rectangle('Position',[25 -93.75 3.125 3.125], 'FaceColor',[0 0 0]);
rectangle('Position',[28.125 -93.75 3.125 3.125], 'FaceColor',[1 1 1]);
rectangle('Position',[31.25 -90.625 3.125 3.125], 'FaceColor',[0 0 0]);
rectangle('Position',[34.375 -90.625 3.125 3.125], 'FaceColor',[0 0 0]);
rectangle('Position',[31.25 -93.75 3.125 3.125], 'FaceColor',[1 1 1]);
rectangle('Position',[34.375 -93.75 3.125 3.125], 'FaceColor',[1 1 1]);
rectangle('Position',[25 -96.875 3.125 3.125], 'FaceColor',[0 0 0]);
rectangle('Position',[28.125 -96.875 3.125 3.125], 'FaceColor',[1 1 1]);
rectangle('Position',[25 -100 3.125 3.125], 'FaceColor',[0 0 0]);
rectangle('Position',[28.125 -100 3.125 3.125], 'FaceColor',[0 0 0]);
rectangle('Position',[31.25 -96.875 3.125 3.125], 'FaceColor',[1 1 1]);
rectangle('Position',[34.375 -96.875 3.125 3.125], 'FaceColor',[1 1 1]);
rectangle('Position',[31.25 -100 3.125 3.125], 'FaceColor',[0 0 0]);
rectangle('Position',[34.375 -100 3.125 3.125], 'FaceColor',[0 0 0]);
rectangle('Position',[37.5 -90.625 3.125 3.125], 'FaceColor',[0 0 0]);
rectangle('Position',[40.625 -90.625 3.125 3.125], 'FaceColor',[0 0 0]);
rectangle('Position',[37.5 -93.75 3.125 3.125], 'FaceColor',[1 1 1]);
rectangle('Position',[40.625 -93.75 3.125 3.125], 'FaceColor',[1 1 1]);
rectangle('Position',[43.75 -90.625 3.125 3.125], 'FaceColor',[0 0 0]);
rectangle('Position',[46.875 -90.625 3.125 3.125], 'FaceColor',[1 1 1]);
rectangle('Position',[43.75 -93.75 3.125 3.125], 'FaceColor',[1 1 1]);
rectangle('Position',[46.875 -93.75 3.125 3.125], 'FaceColor',[1 1 1]);
rectangle('Position',[37.5 -96.875 3.125 3.125], 'FaceColor',[1 1 1]);
rectangle('Position',[40.625 -96.875 3.125 3.125], 'FaceColor',[1 1 1]);
rectangle('Position',[37.5 -100 3.125 3.125], 'FaceColor',[0 0 0]);
rectangle('Position',[40.625 -100 3.125 3.125], 'FaceColor',[0 0 0]);
rectangle('Position',[43.75 -96.875 3.125 3.125], 'FaceColor',[1 1 1]);
rectangle('Position',[46.875 -96.875 3.125 3.125], 'FaceColor',[1 1 1]);
rectangle('Position',[43.75 -100 3.125 3.125], 'FaceColor',[0 0 0]);
rectangle('Position',[46.875 -100 3.125 3.125], 'FaceColor',[0 0 0]);
rectangle('Position',[56.25 -53.125 3.125 3.125], 'FaceColor',[0 0 0]);
rectangle('Position',[59.375 -53.125 3.125 3.125], 'FaceColor',[0 0 0]);
rectangle('Position',[56.25 -56.25 3.125 3.125], 'FaceColor',[0 0 0]);
rectangle('Position',[59.375 -56.25 3.125 3.125], 'FaceColor',[1 1 1]);
rectangle('Position',[56.25 -59.375 3.125 3.125], 'FaceColor',[0 0 0]);
rectangle('Position',[59.375 -59.375 3.125 3.125], 'FaceColor',[1 1 1]);
rectangle('Position',[56.25 -62.5 3.125 3.125], 'FaceColor',[0 0 0]);
rectangle('Position',[59.375 -62.5 3.125 3.125], 'FaceColor',[1 1 1]);
rectangle('Position',[62.5 -53.125 3.125 3.125], 'FaceColor',[0 0 0]);
rectangle('Position',[65.625 -53.125 3.125 3.125], 'FaceColor',[1 1 1]);
rectangle('Position',[62.5 -56.25 3.125 3.125], 'FaceColor',[1 1 1]);
rectangle('Position',[65.625 -56.25 3.125 3.125], 'FaceColor',[1 1 1]);
rectangle('Position',[87.5 -53.125 3.125 3.125], 'FaceColor',[1 1 1]);
rectangle('Position',[90.625 -53.125 3.125 3.125], 'FaceColor',[0 0 0]);
rectangle('Position',[87.5 -56.25 3.125 3.125], 'FaceColor',[1 1 1]);
rectangle('Position',[90.625 -56.25 3.125 3.125], 'FaceColor',[0 0 0]);
rectangle('Position',[93.75 -59.375 3.125 3.125], 'FaceColor',[1 1 1]);
rectangle('Position',[96.875 -59.375 3.125 3.125], 'FaceColor',[0 0 0]);
rectangle('Position',[93.75 -62.5 3.125 3.125], 'FaceColor',[1 1 1]);
rectangle('Position',[96.875 -62.5 3.125 3.125], 'FaceColor',[0 0 0]);
rectangle('Position',[93.75 -65.625 3.125 3.125], 'FaceColor',[1 1 1]);
rectangle('Position',[96.875 -65.625 3.125 3.125], 'FaceColor',[0 0 0]);
rectangle('Position',[93.75 -68.75 3.125 3.125], 'FaceColor',[1 1 1]);
rectangle('Position',[96.875 -68.75 3.125 3.125], 'FaceColor',[0 0 0]);
rectangle('Position',[50 -78.125 3.125 3.125], 'FaceColor',[1 1 1]);
rectangle('Position',[53.125 -78.125 3.125 3.125], 'FaceColor',[0 0 0]);
rectangle('Position',[50 -81.25 3.125 3.125], 'FaceColor',[1 1 1]);
rectangle('Position',[53.125 -81.25 3.125 3.125], 'FaceColor',[0 0 0]);
rectangle('Position',[50 -84.375 3.125 3.125], 'FaceColor',[1 1 1]);
rectangle('Position',[53.125 -84.375 3.125 3.125], 'FaceColor',[0 0 0]);
rectangle('Position',[50 -87.5 3.125 3.125], 'FaceColor',[1 1 1]);
rectangle('Position',[53.125 -87.5 3.125 3.125], 'FaceColor',[0 0 0]);
rectangle('Position',[62.5 -84.375 3.125 3.125], 'FaceColor',[1 1 1]);
rectangle('Position',[65.625 -84.375 3.125 3.125], 'FaceColor',[1 1 1]);
rectangle('Position',[62.5 -87.5 3.125 3.125], 'FaceColor',[0 0 0]);
rectangle('Position',[65.625 -87.5 3.125 3.125], 'FaceColor',[0 0 0]);
rectangle('Position',[68.75 -84.375 3.125 3.125], 'FaceColor',[1 1 1]);
rectangle('Position',[71.875 -84.375 3.125 3.125], 'FaceColor',[1 1 1]);
rectangle('Position',[68.75 -87.5 3.125 3.125], 'FaceColor',[0 0 0]);
rectangle('Position',[71.875 -87.5 3.125 3.125], 'FaceColor',[1 1 1]);
rectangle('Position',[50 -90.625 3.125 3.125], 'FaceColor',[1 1 1]);
rectangle('Position',[53.125 -90.625 3.125 3.125], 'FaceColor',[0 0 0]);
rectangle('Position',[50 -93.75 3.125 3.125], 'FaceColor',[1 1 1]);
rectangle('Position',[53.125 -93.75 3.125 3.125], 'FaceColor',[0 0 0]);
rectangle('Position',[50 -96.875 3.125 3.125], 'FaceColor',[1 1 1]);
rectangle('Position',[53.125 -96.875 3.125 3.125], 'FaceColor',[0 0 0]);
rectangle('Position',[50 -100 3.125 3.125], 'FaceColor',[0 0 0]);
rectangle('Position',[53.125 -100 3.125 3.125], 'FaceColor',[0 0 0]);
rectangle('Position',[62.5 -96.875 3.125 3.125], 'FaceColor',[1 1 1]);
rectangle('Position',[65.625 -96.875 3.125 3.125], 'FaceColor',[1 1 1]);
rectangle('Position',[62.5 -100 3.125 3.125], 'FaceColor',[0 0 0]);
rectangle('Position',[65.625 -100 3.125 3.125], 'FaceColor',[0 0 0]);
rectangle('Position',[68.75 -96.875 3.125 3.125], 'FaceColor',[1 1 1]);
rectangle('Position',[71.875 -96.875 3.125 3.125], 'FaceColor',[1 1 1]);
rectangle('Position',[68.75 -100 3.125 3.125], 'FaceColor',[0 0 0]);
rectangle('Position',[71.875 -100 3.125 3.125], 'FaceColor',[0 0 0]);
rectangle('Position',[75 -78.125 3.125 3.125], 'FaceColor',[0 0 0]);
rectangle('Position',[78.125 -78.125 3.125 3.125], 'FaceColor',[0 0 0]);
rectangle('Position',[75 -81.25 3.125 3.125], 'FaceColor',[1 1 1]);
rectangle('Position',[78.125 -81.25 3.125 3.125], 'FaceColor',[1 1 1]);
rectangle('Position',[87.5 -78.125 3.125 3.125], 'FaceColor',[0 0 0]);
rectangle('Position',[90.625 -78.125 3.125 3.125], 'FaceColor',[0 0 0]);
rectangle('Position',[87.5 -81.25 3.125 3.125], 'FaceColor',[1 1 1]);
rectangle('Position',[90.625 -81.25 3.125 3.125], 'FaceColor',[1 1 1]);
rectangle('Position',[93.75 -78.125 3.125 3.125], 'FaceColor',[0 0 0]);
rectangle('Position',[96.875 -78.125 3.125 3.125], 'FaceColor',[0 0 0]);
rectangle('Position',[93.75 -81.25 3.125 3.125], 'FaceColor',[1 1 1]);
rectangle('Position',[96.875 -81.25 3.125 3.125], 'FaceColor',[0 0 0]);
rectangle('Position',[93.75 -84.375 3.125 3.125], 'FaceColor',[1 1 1]);
rectangle('Position',[96.875 -84.375 3.125 3.125], 'FaceColor',[0 0 0]);
rectangle('Position',[93.75 -87.5 3.125 3.125], 'FaceColor',[1 1 1]);
rectangle('Position',[96.875 -87.5 3.125 3.125], 'FaceColor',[0 0 0]);
rectangle('Position',[81.25 -90.625 3.125 3.125], 'FaceColor',[0 0 0]);
rectangle('Position',[84.375 -90.625 3.125 3.125], 'FaceColor',[0 0 0]);
rectangle('Position',[81.25 -93.75 3.125 3.125], 'FaceColor',[1 1 1]);
rectangle('Position',[84.375 -93.75 3.125 3.125], 'FaceColor',[1 1 1]);
rectangle('Position',[75 -96.875 3.125 3.125], 'FaceColor',[1 1 1]);
rectangle('Position',[78.125 -96.875 3.125 3.125], 'FaceColor',[1 1 1]);
rectangle('Position',[75 -100 3.125 3.125], 'FaceColor',[0 0 0]);
rectangle('Position',[78.125 -100 3.125 3.125], 'FaceColor',[0 0 0]);
rectangle('Position',[81.25 -96.875 3.125 3.125], 'FaceColor',[1 1 1]);
rectangle('Position',[84.375 -96.875 3.125 3.125], 'FaceColor',[1 1 1]);
rectangle('Position',[81.25 -100 3.125 3.125], 'FaceColor',[0 0 0]);
rectangle('Position',[84.375 -100 3.125 3.125], 'FaceColor',[0 0 0]);
rectangle('Position',[93.75 -90.625 3.125 3.125], 'FaceColor',[1 1 1]);
rectangle('Position',[96.875 -90.625 3.125 3.125], 'FaceColor',[0 0 0]);
rectangle('Position',[93.75 -93.75 3.125 3.125], 'FaceColor',[1 1 1]);
rectangle('Position',[96.875 -93.75 3.125 3.125], 'FaceColor',[0 0 0]);
rectangle('Position',[87.5 -96.875 3.125 3.125], 'FaceColor',[1 1 1]);
rectangle('Position',[90.625 -96.875 3.125 3.125], 'FaceColor',[1 1 1]);
rectangle('Position',[87.5 -100 3.125 3.125], 'FaceColor',[0 0 0]);
rectangle('Position',[90.625 -100 3.125 3.125], 'FaceColor',[0 0 0]);
rectangle('Position',[93.75 -96.875 3.125 3.125], 'FaceColor',[1 1 1]);
rectangle('Position',[96.875 -96.875 3.125 3.125], 'FaceColor',[0 0 0]);
rectangle('Position',[93.75 -100 3.125 3.125], 'FaceColor',[0 0 0]);
rectangle('Position',[96.875 -100 3.125 3.125], 'FaceColor',[0 0 0]);
X=[93.3333,90.625,85.9375,82.8125,79.6875,76.5625,78.125,82.8125,85.9375,85.9375,85.9375,82.8125,78.125,71.875,65.625,59.375,53.125,46.875,40.625,34.375,28.125,21.875,15.625,15.625,15.625,9.375,6.66667];
Y=[-6.66667,-9.375,-14.0625,-17.1875,-20.3125,-23.4375,-28.125,-29.6875,-32.8125,-35.9375,-39.0625,-42.1875,-46.875,-53.125,-59.375,-65.625,-65.625,-59.375,-53.125,-46.875,-40.625,-34.375,-28.125,-21.875,-15.625,-9.375,-6.66667];
hold on;
plot(X,Y,'r');
legend('326.63','Location','southoutside');
